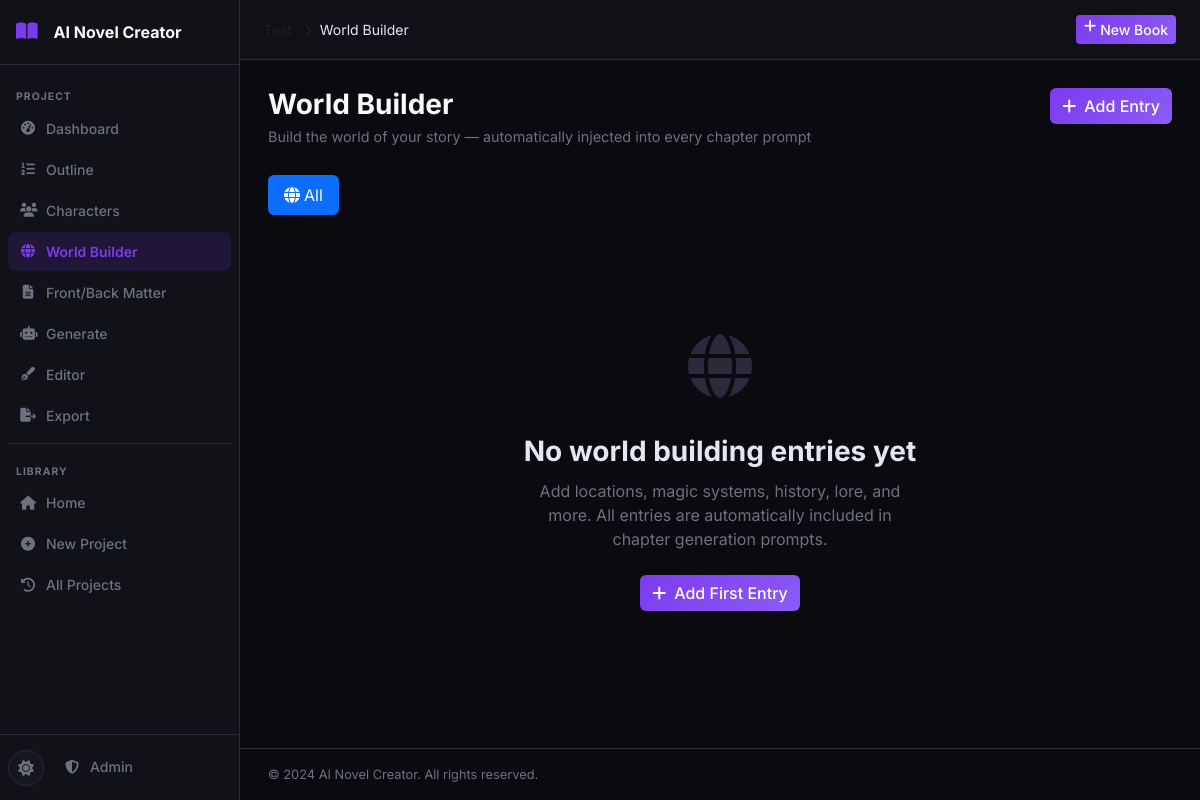
The app's page /project/2/worldbuilding, older data.
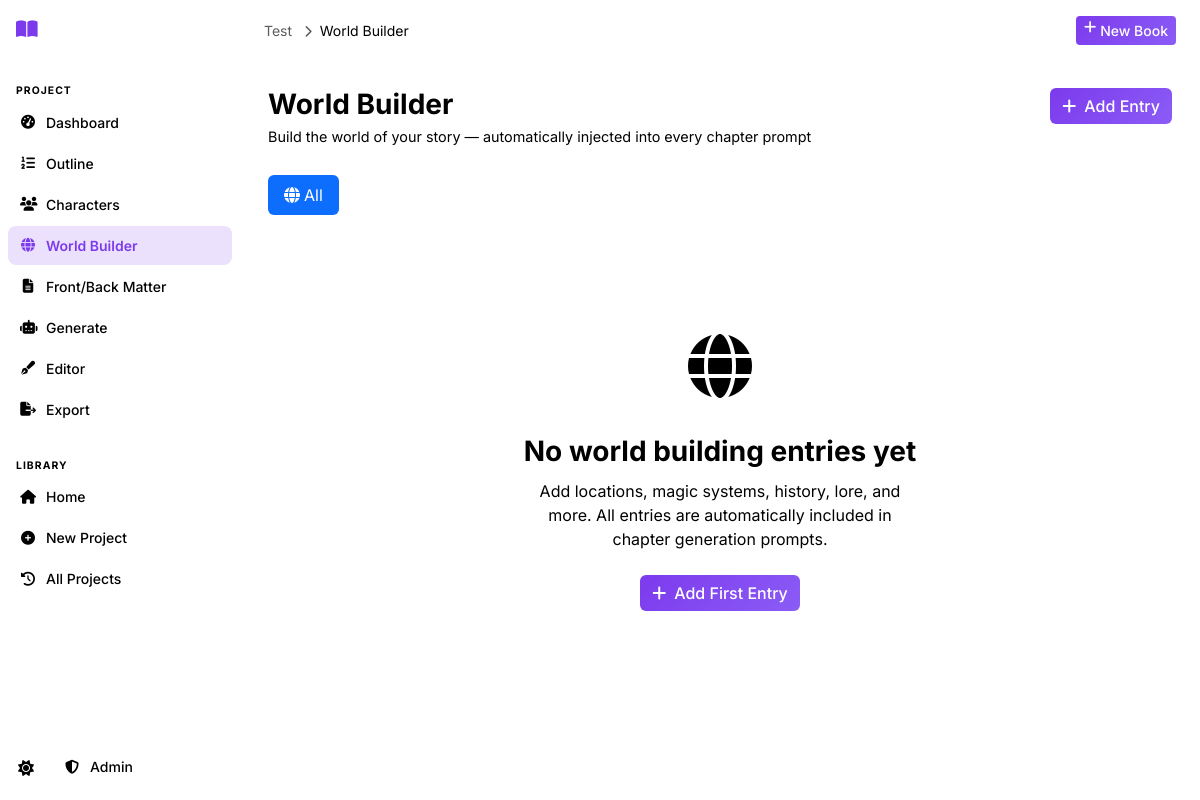
The same page, newer data.
### tables this page shows
CREATE TABLE settings (
    id INTEGER PRIMARY KEY AUTOINCREMENT,
    key TEXT UNIQUE NOT NULL,
    value TEXT,
    updated_at TIMESTAMP DEFAULT CURRENT_TIMESTAMP
);

CREATE TABLE projects (
    id INTEGER PRIMARY KEY AUTOINCREMENT,
    title TEXT NOT NULL,
    subtitle TEXT DEFAULT '',
    genre TEXT DEFAULT 'Fantasy',
    audience TEXT DEFAULT 'Adult',
    description TEXT DEFAULT '',
    language TEXT DEFAULT 'English',
    story_type TEXT DEFAULT 'Novel',
    writing_style TEXT DEFAULT 'Descriptive',
    point_of_view TEXT DEFAULT 'Third Person Limited',
    tense TEXT DEFAULT 'Past',
    tone TEXT DEFAULT 'Adventurous',
    num_chapters INTEGER DEFAULT 10,
    words_per_chapter INTEGER DEFAULT 2000,
    creativity_level TEXT DEFAULT 'balanced',
    temperature REAL DEFAULT 0.7,
    top_p REAL DEFAULT 0.9,
    max_tokens INTEGER DEFAULT 4096,
    status TEXT DEFAULT 'draft',
    current_chapter INTEGER DEFAULT 0,
    total_words INTEGER DEFAULT 0,
    cover_prompt TEXT DEFAULT '',
    include_images INTEGER DEFAULT 0,
    images_per_chapter INTEGER DEFAULT 1,
    image_style TEXT DEFAULT 'Realistic',
    created_at TIMESTAMP DEFAULT CURRENT_TIMESTAMP,
    updated_at TIMESTAMP DEFAULT CURRENT_TIMESTAMP
);

### routes/worldbuilding.py (the view)
@bp.route('/project/<int:project_id>/worldbuilding')
def worldbuilding_page(project_id):
    db = get_db()
    project = db.execute('SELECT * FROM projects WHERE id = ?', (project_id,)).fetchone()
    if not project:
        return redirect(url_for('main.history'))
    entries = db.execute(
        'SELECT * FROM worldbuilding WHERE project_id = ? ORDER BY category, name', (project_id,)
    ).fetchall()
    grouped = {}
    for cat_key, cat_label in CATEGORIES:
        grouped[cat_key] = {
            'label': cat_label,
            'entries': [e for e in entries if e['category'] == cat_key]
        }
    return render_template('worldbuilding.html', project=project, grouped=grouped,
                           categories=CATEGORIES)

### database/__init__.py (called while the page is built)
def get_db():
    if 'db' not in g:
        db_path = current_app.config['DATABASE']
        os.makedirs(os.path.dirname(db_path), exist_ok=True)
        g.db = sqlite3.connect(db_path)
        g.db.row_factory = sqlite3.Row
        g.db.execute('PRAGMA foreign_keys = ON')
        g.db.execute('PRAGMA journal_mode = WAL')
    return g.db

### utils/helpers.py (called while the page is built)
def get_setting(db, key, default=''):
    row = db.execute('SELECT value FROM settings WHERE key = ?', (key,)).fetchone()
    return row['value'] if row else default

### templates/worldbuilding.html (shortened to what this page needs)
{% extends "base.html" %}
{% block breadcrumb %}
<a href="{{ url_for('projects.project_detail', project_id=project.id) }}" class="text-muted text-decoration-none">{{ project.title[:25] }}</a>
<i class="fas fa-chevron-right mx-2 text-muted small"></i>World Builder
{% endblock %}
{% block content %}
<div class="page-header">
  <div>
    <h1 class="page-title">World Builder</h1>
    <p class="page-subtitle">Build the world of your story — automatically injected into every chapter prompt</p>
  </div>
  <button class="btn btn-primary" onclick="openEntryModal()">
    <i class="fas fa-plus me-2"></i>Add Entry
  </button>
</div>
<div class="world-tabs">
  <ul class="nav nav-pills flex-wrap mb-4" id="worldTabs">
    <li class="nav-item">
      <button class="nav-link active" data-cat="all" onclick="filterCat('all', this)">
        <i class="fas fa-globe me-1"></i>All
      </button>
    </li>
  </ul>
</div>
{% set all_entries_count = grouped.values() | map(attribute='entries') | map('length') | sum %}
{% if all_entries_count > 0 %}
<div class="row g-3" id="worldGrid">
  {% for cat_key, cat_data in grouped.items() %}
  {% for entry in cat_data.entries %}
  <div class="col-12 col-md-6 col-xl-4 world-entry-col" data-cat="{{ cat_key }}">
    <div class="world-card">
      <div class="world-card-header">
        <span class="world-category-badge">{{ cat_data.label }}</span>
        <div class="world-card-actions">
          <button class="btn btn-sm btn-outline-primary" onclick="editEntry({{ entry.id }})">
            <i class="fas fa-edit"></i>
          </button>
          <button class="btn btn-sm btn-outline-danger" onclick="deleteEntry({{ entry.id }}, '{{ entry.name | e }}')">
            <i class="fas fa-trash"></i>
          </button>
        </div>
      </div>
      <h4 class="world-card-name">{{ entry.name }}</h4>
      {% if entry.description %}
      <p class="world-card-desc">{{ entry.description[:120] }}{% if entry.description|length > 120 %}…{% endif %}</p>
      {% endif %}
      {% if entry.details %}
      <p class="world-card-details text-muted small">{{ entry.details[:80] }}{% if entry.details|length > 80 %}…{% endif %}</p>
      {% endif %}
    </div>
  </div>
  {% endfor %}
  {% endfor %}
</div>
{% else %}
<div class="empty-state">
  <div class="empty-icon"><i class="fas fa-globe"></i></div>
  <h3>No world building entries yet</h3>
  <p>Add locations, magic systems, history, lore, and more. All entries are automatically included in chapter generation prompts.</p>
  <button class="btn btn-primary" onclick="openEntryModal()">
    <i class="fas fa-plus me-2"></i>Add First Entry
  </button>
</div>
{% endif %}
{% endblock %}

### templates/base.html (shortened to what the changed rows need)
<!DOCTYPE html>
<html lang="en" data-theme="{{ default_theme }}">
<head>
  <link href="https://cdn.jsdelivr.net/npm/bootstrap@5.3.2/dist/css/bootstrap.min.css" rel="stylesheet">
  <link href="https://cdnjs.cloudflare.com/ajax/libs/font-awesome/6.5.0/css/all.min.css" rel="stylesheet">
  <link href="{{ url_for('static', filename='css/style.css') }}" rel="stylesheet">
</head>
<body>
<nav class="sidebar" id="sidebar">
  <div class="sidebar-header">
    <a href="{{ url_for('main.index') }}" class="sidebar-brand">
      <i class="fas fa-book-open me-2"></i>
      <span>{{ app_name }}</span>
    </a>
  </div>
  <div class="sidebar-menu">
    {% if request.view_args and request.view_args.get('project_id') %}
    {% set pid = request.view_args.project_id %}
    <div class="sidebar-section-label">PROJECT</div>
    <a href="{{ url_for('projects.project_detail', project_id=pid) }}" class="sidebar-item {% if request.endpoint == 'projects.project_detail' %}active{% endif %}">
      <i class="fas fa-tachometer-alt"></i><span>Dashboard</span>
    </a>
    <a href="{{ url_for('outline.outline_page', project_id=pid) }}" class="sidebar-item {% if request.endpoint == 'outline.outline_page' %}active{% endif %}">
      <i class="fas fa-list-ol"></i><span>Outline</span>
    </a>
    <a href="{{ url_for('characters.characters_page', project_id=pid) }}" class="sidebar-item {% if request.endpoint == 'characters.characters_page' %}active{% endif %}">
      <i class="fas fa-users"></i><span>Characters</span>
    </a>
    <a href="{{ url_for('worldbuilding.worldbuilding_page', project_id=pid) }}" class="sidebar-item {% if request.endpoint == 'worldbuilding.worldbuilding_page' %}active{% endif %}">
      <i class="fas fa-globe"></i><span>World Builder</span>
    </a>
    <a href="{{ url_for('matter.matter_page', project_id=pid) }}" class="sidebar-item {% if request.endpoint == 'matter.matter_page' %}active{% endif %}">
      <i class="fas fa-file-alt"></i><span>Front/Back Matter</span>
    </a>
    <a href="{{ url_for('chapters.generation_page', project_id=pid) }}" class="sidebar-item {% if request.endpoint == 'chapters.generation_page' %}active{% endif %}">
      <i class="fas fa-robot"></i><span>Generate</span>
    </a>
    <a href="{{ url_for('editor.editor_page', project_id=pid) }}" class="sidebar-item {% if request.endpoint == 'editor.editor_page' %}active{% endif %}">
      <i class="fas fa-pen-fancy"></i><span>Editor</span>
    </a>
    <a href="{{ url_for('exports.export_page', project_id=pid) }}" class="sidebar-item {% if request.endpoint == 'exports.export_page' %}active{% endif %}">
      <i class="fas fa-file-export"></i><span>Export</span>
    </a>
    <div class="sidebar-divider"></div>
    {% endif %}
    <div class="sidebar-section-label">LIBRARY</div>
    <a href="{{ url_for('main.index') }}" class="sidebar-item {% if request.endpoint == 'main.index' %}active{% endif %}">
      <i class="fas fa-home"></i><span>Home</span>
    </a>
    <a href="{{ url_for('projects.new_project') }}" class="sidebar-item {% if request.endpoint == 'projects.new_project' %}active{% endif %}">
      <i class="fas fa-plus-circle"></i><span>New Project</span>
    </a>
    <a href="{{ url_for('main.history') }}" class="sidebar-item {% if request.endpoint == 'main.history' %}active{% endif %}">
      <i class="fas fa-history"></i><span>All Projects</span>
    </a>
  </div>
  <div class="sidebar-footer">
    <button class="theme-toggle" onclick="toggleTheme()" title="Toggle theme">
      <i class="fas fa-moon" id="themeIcon"></i>
    </button>
    <a href="{{ url_for('admin.login') }}" class="sidebar-item small">
      <i class="fas fa-shield-alt"></i><span>Admin</span>
    </a>
  </div>
</nav>
<div class="main-wrapper" id="mainWrapper">
  <header class="topnav">
    <div class="topnav-breadcrumb">
      {% block breadcrumb %}{% endblock %}
    </div>
    <div class="topnav-actions ms-auto">
      <a href="{{ url_for('projects.new_project') }}" class="btn btn-primary btn-sm d-none d-md-inline-flex">
      </a>
    </div>
  </header>
  <main class="content-area">
    {% block content %}{% endblock %}
  </main>
  <footer class="content-footer">
    <span>{{ app_footer }}</span>
  </footer>
</div>
</body>
</html>

Row changes from the older to the newer data that the page shows:
no longer on this page (row edited): settings: value "AI Novel Creator"
no longer on this page (row edited): settings: value "© 2024 AI Novel Creator. All rights reserved."
now on this page (row unchanged): projects: title "Test"
